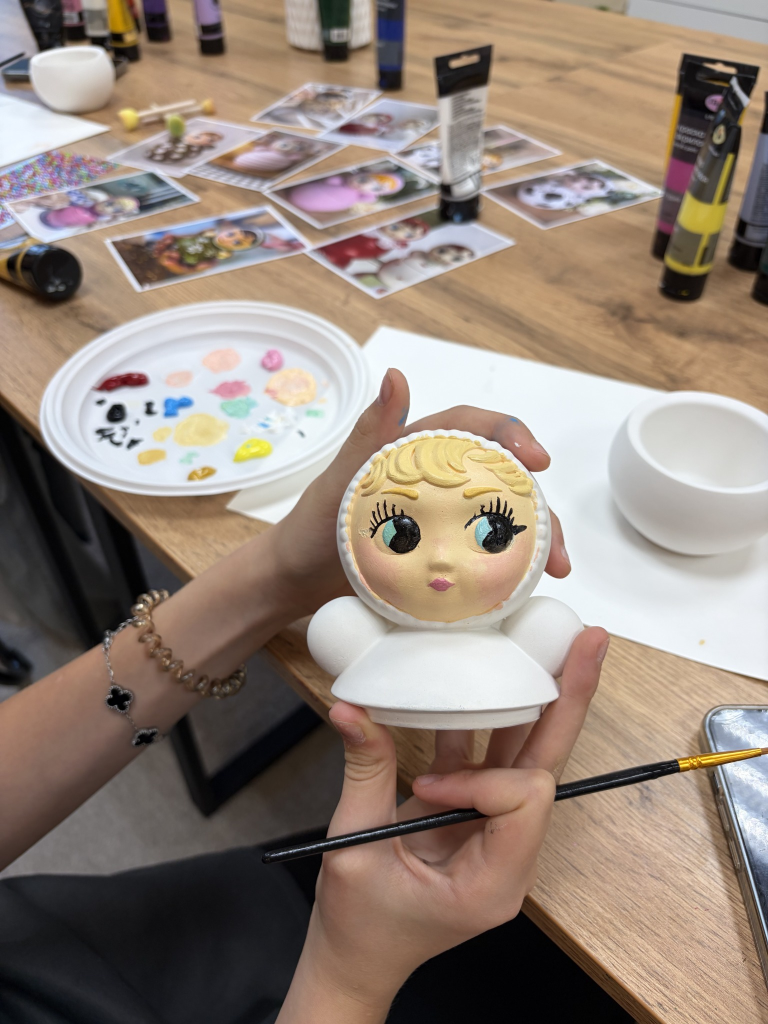
#> input picture assets/master-classes-jpeg/photo-01.jpg, 1536 x 2048 px (shown at 1/2 size); its folder holds only this picture in this run
$ python build-adapted-images.py ../assets/master-classes-jpeg/photo-01.jpg
#> lines starting #> are read from the running program, lines starting #| are printed output that depends on the picture
#!/usr/bin/env python3
"""
Адаптивные изображения для сайта «УЮТ» (пункт 2 аудита 2026-11-21).

Исходники в assets/ НЕ трогаются. Результат:
  assets/img/<группа>/<имя>-<ширина>.{webp,avif}
  assets/img/manifest.json      — для человека и для проверок
  assets/js/images.js           — карта вариантов для JS-рендера (карточки/модалка/лайтбокс)

Ширины вариантов = измеренные в Chromium CSS-ширины боксов × DPR (1 и 2), с отсечкой по
исходной ширине: апскейл вредит и весу, и резкости. Замеры сняты скриптом
per-image.mjs на 1920/1280/760/390 при DPR2 (см. MAXW ниже — это максимум по всем
вьюпортам для каждой картинки).

Качество:
  * EXIF Orientation применяется явно;
  * встроенный ICC конвертируется в sRGB: photo-10.jpg — Display P3, без конверсии
    насыщенность проседает в среднем на 3.0 уровня (макс 30, 17.7% субпикселей с Δ>6);
  * LANCZOS; webp q78 method=6; avif q45 (выборка 33.5 МБ: 994 КБ jpg / 622 webp / 312 avif).
"""
import json
import os
import sys
from io import BytesIO
from pathlib import Path

from PIL import Image, ImageCms, ImageOps

ROOT = str(Path(__file__).resolve().parents[1])
OUT = "assets/img"
WEBP_Q, WEBP_M, AVIF_Q = 78, 6, 45

# Явная таблица: src -> (css_max, css_mobile) — измерено в Chromium на 4 вьюпортах
CLASSES = {f"assets/master-classes-jpeg/photo-{i:02d}.jpg": (385, 362) for i in range(1, 16)}
CLASSES.update({f"assets/embedded/original-{i:02d}.png": (385, 362) for i in range(1, 7)})

TABLE = {
    "classes": CLASSES,
    "guests": {f"assets/guests/{n}": (384, 176) for n in [
        "gosti-cheburashka.jpg", "gosti-lebed-i-cvety.jpg", "gosti-mozaika.jpg",
        "gosti-prazdnik.jpg", "gosti-sladkoe-tvorchestvo.jpg", "gosti-zhivopis-gory.jpg"]},
    "about": {
        "assets/about/entrance.jpg": (1120, 362),
        "assets/about/facade-evening.jpg": (547, 362),
        "assets/about/sign-interior.jpg": (547, 362),
        "assets/about/mirror-logo.jpg": (547, 362),
        "assets/about/mirror-chair.jpg": (547, 362),
    },
    "cert": {"assets/gift-certificate-original.jpg": (460, 362)},
    "logo": {"assets/logo-original-crop.jpg": (245, 176)},
}
# полноэкранный просмотр фотографий гостей (замер бокса лайтбокса: 548x730 на 1920)
LIGHTBOX_CSS = {"guests": 548}


def normalize(path):
#> called with path = 'assets/master-classes-jpeg/photo-01.jpg'
    im = Image.open(path)
#> im is the input picture: PIL image 1536x2048 RGB; mean R, G, B 147.3, 132.3, 121.3
    im = ImageOps.exif_transpose(im).convert("RGB")
    prof = im.info.get("icc_profile")
    if prof:
        src = ImageCms.ImageCmsProfile(BytesIO(prof))
        if "srgb" not in ImageCms.getProfileName(src).strip().lower():
            t = ImageCms.buildTransform(src, ImageCms.createProfile("sRGB"),
                                        "RGB", "RGB", renderingIntent=1)
            im = ImageCms.applyTransform(im, t)
    return im


def widths_for(im, css_max, css_mobile):
    """
    Кандидаты mobile×DPR и desktop×DPR; апскейл отсекается по ширине исходника.
    Если desktop×DPR больше исходной ширины (у about/entrance бокс 1120 css при
    исходнике 960), добавляем вариант в natural ширине — иначе отдали бы хуже,
    чем лежит в оригинале.
    Затем ширины, различающиеся меньше чем на 15%, схлопываются: 724 и 770 — один и
    тот же вариант для srcset, плодить их значит удвоить число файлов на хостинге
    без пользы для резкости.
    """
#> called with css_max = 385, css_mobile = 362
    cand = {css_mobile * 2, css_max * 2}
    if css_max * 2 > im.width:
        cand.add(im.width)
    kept = sorted({w for w in cand if w <= im.width}) or [im.width]
#> kept = [724, 770]
    merged = [kept[0]]
#> merged = [724]
    for w in kept[1:]:
        if w / merged[-1] < 1.15:
            merged[-1] = w
        else:
            merged.append(w)
#> after the loop, merged = [770]
    return merged


def encode(im, w, out_dir, base):
    scale = w / im.width
    resized = im.resize((w, round(im.height * scale)), Image.LANCZOS) if scale < 1 else im
    h = round(im.height * scale) if scale < 1 else im.height
    res = {}
    for ext, save in (("webp", lambda p: resized.save(p, "WEBP", quality=WEBP_Q, method=WEBP_M)),
                      ("avif", lambda p: resized.save(p, "AVIF", quality=AVIF_Q))):
        path = f"{out_dir}/{base}-{w}.{ext}"
        save(path)
        res[ext] = {"path": os.path.relpath(path, ROOT), "bytes": os.path.getsize(path),
                    "w": w, "h": h}
    return res


def emit_js_map(manifest):
    """assets/js/images.js — карта для JS-рендера. Ключ = путь исходника из workshops."""
    out = {}
    for src, e in manifest.items():
        vs = e["grid"]
        out[src] = {
            "avif": [v["avif"]["path"] for v in vs],
            "webp": [v["webp"]["path"] for v in vs],
            "widths": [v["webp"]["w"] for v in vs],
            "ratio": [vs[0]["webp"]["w"], vs[0]["webp"]["h"]],
            "css_max": e["css_max"],
        }
        if e.get("full"):
            out[src]["full"] = {"avif": e["full"]["avif"]["path"],
                                "webp": e["full"]["webp"]["path"], "w": e["full"]["webp"]["w"]}
            # фактические пиксели full-варианта: их вешаем на <img> как width/height,
            # иначе незагруженный replaced-элемент даёт box 0x0 и layout shift ~0.19
            out[src]["fullRatio"] = [e["full"]["webp"]["w"], e["full"]["webp"]["h"]]
    js = ("// Автогенерат tools/build-adapted-images.py — руками не править, перезапустить скрипт.\n"
          "window.IMG_VARIANTS = "
          + json.dumps(out, ensure_ascii=False, separators=(",", ":")) + ";\n")
    with open(os.path.join(ROOT, "assets/js/images.js"), "w", encoding="utf-8") as f:
        f.write(js)
    return os.path.getsize(os.path.join(ROOT, "assets/js/images.js"))


def main():
    if "--emit-only" in sys.argv:
        prev = json.load(open(os.path.join(ROOT, OUT, "manifest.json"), encoding="utf-8"))
        print(f"images.js: {emit_js_map(prev)/1024:.1f} КБ, записей {len(prev)}")
        return

    manifest, tot_in, tot_webp, tot_avif = {}, 0, 0, 0
    for group, sources in TABLE.items():
        out_dir = os.path.join(ROOT, OUT, group)
        os.makedirs(out_dir, exist_ok=True)
        for src, (css_max, css_mobile) in sources.items():
            abspath = os.path.join(ROOT, src)
            if not os.path.exists(abspath):
                print(f"!! нет {src}")
                continue
            im = normalize(abspath)
            base = os.path.splitext(os.path.basename(src))[0]
            grid_ws = widths_for(im, css_max, css_mobile)
#> grid_ws = [770]
            # для лайтбокса — отдельный, заведомо более широкий вариант; он не входит в grid
            full_w = None
            if group in LIGHTBOX_CSS:
                want = LIGHTBOX_CSS[group] * 2
                if want > grid_ws[-1] and want <= im.width:
                    full_w = want
            tot_in += os.path.getsize(abspath)
            entry = {"source": src, "natural": [im.width, im.height],
                     "css_max": css_max, "css_mobile": css_mobile, "variants": []}
            for w in grid_ws + ([full_w] if full_w else []):
                r = encode(im, w, out_dir, base)
                entry["variants"].append(r)
                tot_webp += r["webp"]["bytes"]
                tot_avif += r["avif"]["bytes"]
#> this loop made 1 pass
#> (w, scale in encode, h in encode) on pass 1: (770, 0.501, 1027)
#> pass 1, in encode, `resized = im.resize((w, round(im.height * scale)), Image.LANCZOS) if s..`:
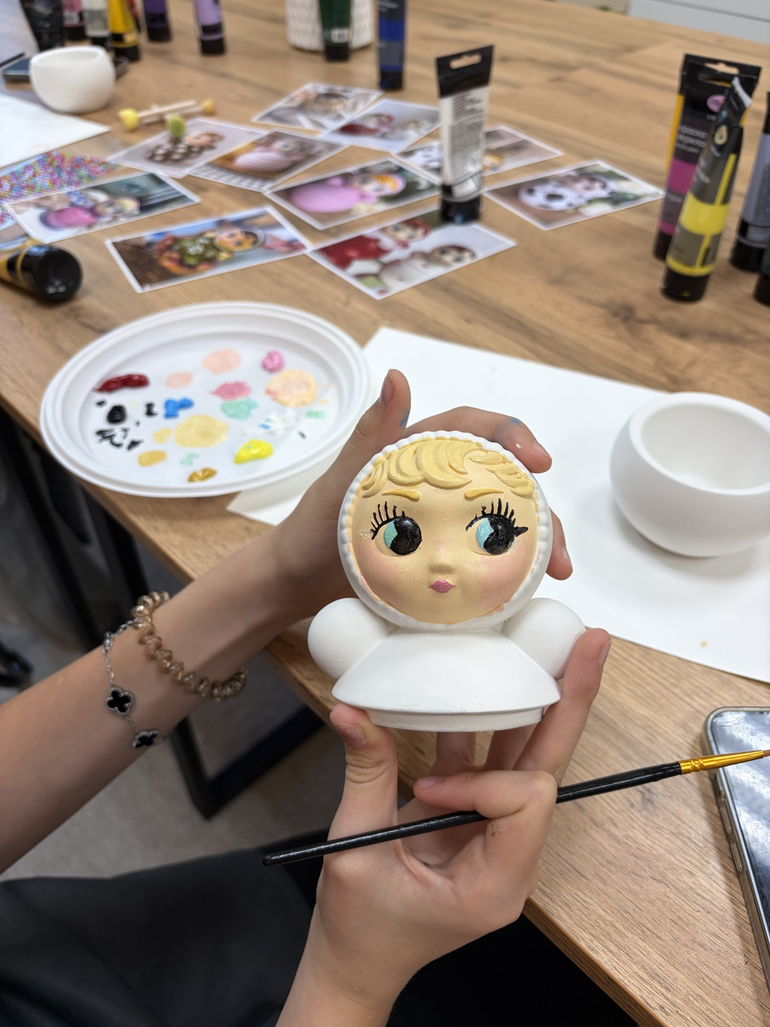
#> resized: PIL image 770x1027 RGB; mean R, G, B 147.3, 132.3, 121.3
#> after the loop, tot_avif = 0; tot_webp = 0
            entry["grid"] = entry["variants"][:len(grid_ws)]
            if full_w:
                entry["full"] = entry["variants"][-1]
            del entry["variants"]
            manifest[src] = entry

    with open(os.path.join(ROOT, OUT, "manifest.json"), "w", encoding="utf-8") as f:
        json.dump(manifest, f, ensure_ascii=False, indent=1)
    print(f"images.js: {emit_js_map(manifest)/1024:.1f} КБ")
    print(f"исходники {tot_in/1048576:.1f} МБ → webp всех вариантов {tot_webp/1048576:.1f} МБ, "
          f"avif {tot_avif/1048576:.1f} МБ")
    print(f"картинок: {len(manifest)}")


if __name__ == "__main__":
#> (the run stopped early here; a loop or call above may not have finished)
